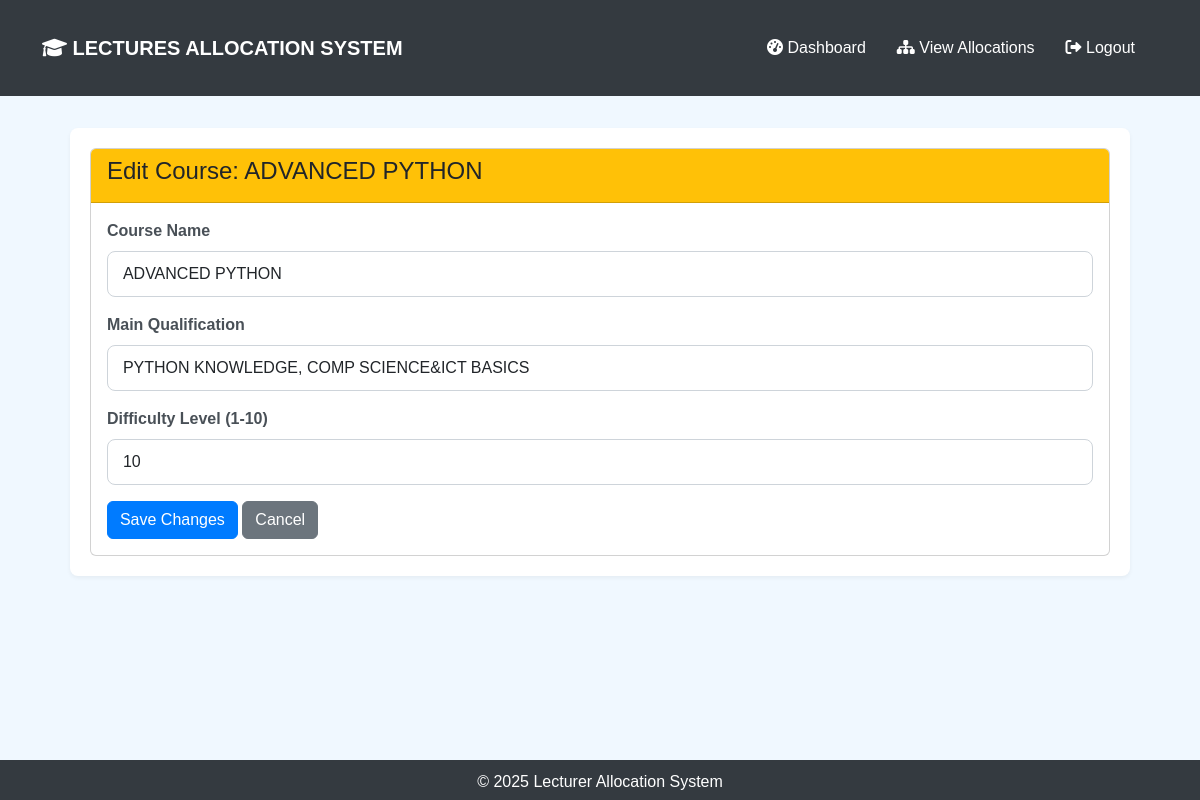
The app's page /admin/edit_course/2 (signed in) with its own data.
### tables this page shows
CREATE TABLE courses (
            id INTEGER PRIMARY KEY AUTOINCREMENT,
            name TEXT NOT NULL,
            required_qual TEXT,
            difficulty INTEGER NOT NULL CHECK(difficulty >= 1 AND difficulty <= 10),
            lecturer_id INTEGER,
            main_qualification TEXT NOT NULL,
            FOREIGN KEY (lecturer_id) REFERENCES lecturers(id) ON DELETE SET NULL
        );

### MAIN.py (the view, shortened to what this page needs)
@app.route('/admin/edit_course/<int:course_id>', methods=['GET', 'POST'])
def edit_course(course_id):
    if 'admin_id' not in session: flash("Admin privileges required.", "warning"); return redirect(url_for('admin_login'))
    db = get_db(); course = db.execute('SELECT * FROM courses WHERE id = ?', (course_id,)).fetchone()
    if not course: flash('Course not found.', 'danger'); return redirect(url_for('admin_dashboard'))
    return render_template('edit_course.html', course=course) # GET request

### MAIN.py (called while the page is built)
def get_db():
    if 'db' not in g:
        g.db = sqlite3.connect(app.config['DATABASE'])
        g.db.row_factory = sqlite3.Row
    return g.db

### templates/edit_course.html (shortened to what this page needs)
{% extends "base.html" %}
{% block content %}
<div class="form-container">
    <div class="card">
        <div class="card-header bg-warning">
            <h4>Edit Course: {% if course %}{{ course.name }}{% else %}Unknown Course{% endif %}</h4>
        </div>
        <div class="card-body">
             {% if course %}
            <form method="POST" action="{{ url_for('edit_course', course_id=course.id) }}">
                <div class="mb-3">
                    <label for="edit-name" class="form-label">Course Name</label>
                    <input type="text" id="edit-name" name="name" class="form-control" value="{{ course.name }}" required>
                </div>
                <div class="mb-3">
                    <label for="edit-main_qualification" class="form-label">Main Qualification</label>
                    <input type="text" id="edit-main_qualification" name="main_qualification" class="form-control" value="{{ course.main_qualification }}" required>
                </div>
                <div class="mb-3">
                    <label for="edit-difficulty" class="form-label">Difficulty Level (1-10)</label>
                    <input type="number" id="edit-difficulty" name="difficulty" class="form-control" min="1" max="10" value="{{ course.difficulty }}" required>
                </div>
                <button type="submit" class="btn btn-primary">Save Changes</button>
                <a href="{{ url_for('admin_dashboard') }}" class="btn btn-secondary">Cancel</a>
            </form>
             {% else %}
                 <div class="alert alert-danger">Course data could not be loaded.</div>
                 <a href="{{ url_for('admin_dashboard') }}" class="btn btn-secondary">Back to Dashboard</a>
             {% endif %}
        </div>
    </div>
</div>
{% endblock %}

### templates/base.html (style rules this page uses)
body { background-color: #f0f8ff; font-family: 'Arial', sans-serif; margin: 0; padding-bottom: 60px; position: relative; min-height: 100vh; }
.auth-container, .admin-container, .profile-container, .form-container { background-color: #ffffff; border-radius: 8px; box-shadow: 0 2px 4px rgba(0,0,0,0.05); padding: 20px; margin: 2rem auto; }
.admin-container, .profile-container, .form-container { max-width: 95%; }
.btn-primary { background-color: #007bff; border-color: #007bff; }
.form-control { border-radius: 8px; border: 1px solid #ced4da; padding: 10px 15px; transition: border-color 0.3s ease, box-shadow 0.3s ease; }
.form-label { font-weight: 600; color: #495057; margin-bottom: 8px; }

### records on screen
courses: name "ADVANCED PYTHON", main_qualification "PYTHON KNOWLEDGE, COMP SCIENCE&ICT BASICS", difficulty "10"
